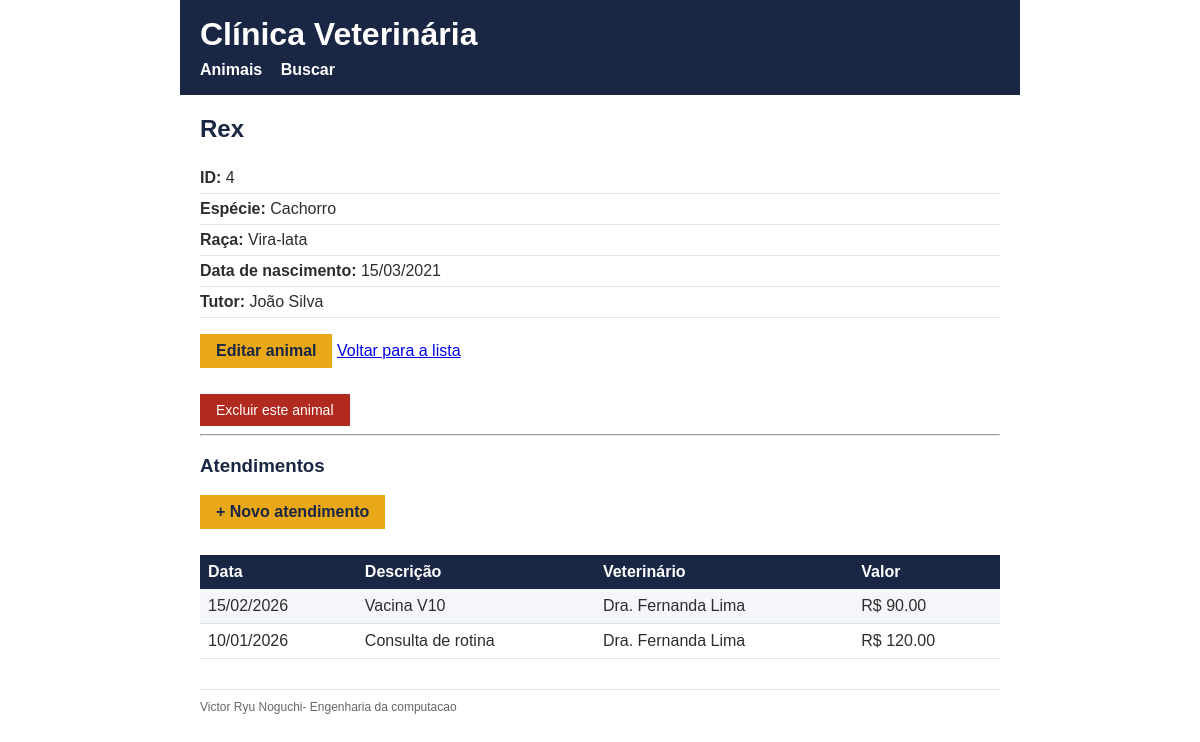
/animal/4, run on the app's committed database.
### tables this page shows
CREATE TABLE animais (
            id              INTEGER PRIMARY KEY AUTOINCREMENT,
            nome            TEXT    NOT NULL,
            especie         TEXT    NOT NULL,
            raca            TEXT,
            data_nascimento TEXT    NOT NULL,
            tutor_nome      TEXT    NOT NULL,
            UNIQUE (nome, tutor_nome)
        );

CREATE TABLE atendimentos (
            id          INTEGER PRIMARY KEY AUTOINCREMENT,
            animal_id   INTEGER NOT NULL,
            descricao   TEXT    NOT NULL,
            data        TEXT    NOT NULL,
            valor       REAL    NOT NULL,
            veterinario TEXT    NOT NULL,
            FOREIGN KEY (animal_id) REFERENCES animais (id) ON DELETE CASCADE
        );

### veterinaria/app.py (the view)
@app.route("/animal/<int:id_animal>")
def detalhe(id_animal):
    conn = conectar_banco()
    animal = buscar_animal(conn, id_animal)
    if animal is None:
        conn.close()
        return render_template("erro.html",
                               mensagem=f"Nao existe animal com id {id_animal}."), 404
    atendimentos = listar_atendimentos_do_animal(conn, id_animal)
    conn.close()
    return render_template("detalhe.html", animal=animal, atendimentos=atendimentos,
                           msg=request.args.get("msg", ""))

### veterinaria/banco.py (called while the page is built)
def buscar_animal(conn, id_animal):
    return conn.execute('SELECT * FROM animais WHERE id = ?',
                        (id_animal,)).fetchone()

def listar_atendimentos_do_animal(conn, id_animal):
    return conn.execute(
        'SELECT * FROM atendimentos WHERE animal_id = ? ORDER BY data DESC',
        (id_animal,)
    ).fetchall()

### veterinaria/templates/detalhe.html (shortened to what this page needs)
{% extends "base.html" %}
{% block conteudo %}
  <h2>{{ animal['nome'] }}</h2>
  <ul class="detalhe">
    <li><b>ID:</b> {{ animal['id'] }}</li>
    <li><b>Espécie:</b> {{ animal['especie'] }}</li>
    <li><b>Raça:</b> {{ animal['raca'] or '—' }}</li>
    <li><b>Data de nascimento:</b> {{ animal['data_nascimento'] }}</li>
    <li><b>Tutor:</b> {{ animal['tutor_nome'] }}</li>
  </ul>
  <p>
    <a class="botao" href="{{ url_for('editar', id_animal=animal['id']) }}">Editar animal</a>
    <a href="{{ url_for('listar') }}">Voltar para a lista</a>
  </p>
  <form method="post" action="{{ url_for('excluir', id_animal=animal['id']) }}"
        onsubmit="return confirm('Excluir {{ animal.nome }}? Isso apaga também os atendimentos dele.');">
    <button type="submit" class="perigo">Excluir este animal</button>
  </form>
  <hr>
  <h3>Atendimentos</h3>
  <p><a class="botao" href="{{ url_for('novo_atendimento', id_animal=animal['id']) }}">+ Novo atendimento</a></p>
  {% if atendimentos %}
    <table>
      <tr>
        <th>Data</th>
        <th>Descrição</th>
        <th>Veterinário</th>
        <th>Valor</th>
      </tr>
      {% for at in atendimentos %}
      <tr>
        <td>{{ at['data'] }}</td>
        <td>{{ at['descricao'] }}</td>
        <td>{{ at['veterinario'] }}</td>
        <td>R$ {{ "%.2f"|format(at['valor']) }}</td>
      </tr>
      {% endfor %}
    </table>
  {% else %}
    <p class="vazio">Este animal ainda não tem nenhum atendimento registrado.</p>
  {% endif %}
{% endblock %}

### veterinaria/static/estilo.css (style rules this page uses)
body { font-family: Arial, Helvetica, sans-serif; max-width: 800px; margin: 0 auto; padding: 20px; color: #2d2d2d; }
h2, h3 { color: #1a2744; }
table { border-collapse: collapse; width: 100%; margin-bottom: 16px; }
th { background-color: #1a2744; color: #ffffff; text-align: left; padding: 8px; }
td { border-bottom: 1px solid #dfe4eb; padding: 8px; }
tr:nth-child(even) td { background-color: #f4f6f9; }
.detalhe { list-style: none; padding: 0; }
.detalhe li { padding: 6px 0; border-bottom: 1px solid #dfe4eb; }
button { background-color: #1a2744; color: #ffffff; border: none; padding: 8px 16px; font-size: 14px; cursor: pointer; }
.botao { display: inline-block; background-color: #e8a817; color: #1a2744; padding: 8px 16px; text-decoration: none; font-weight: bold; margin-bottom: 10px; }
.perigo, .link-perigo { background-color: #b02a1f; }

### data on the page
animais: nome "Rex", id "4", especie "Cachorro", raca "Vira-lata", data_nascimento "15/03/2021", tutor_nome "João Silva"
atendimentos: data "15/02/2026", descricao "Vacina V10", veterinario "Dra. Fernanda Lima", valor "90.00"
atendimentos: data "10/01/2026", descricao "Consulta de rotina", veterinario "Dra. Fernanda Lima", valor "120.00"
